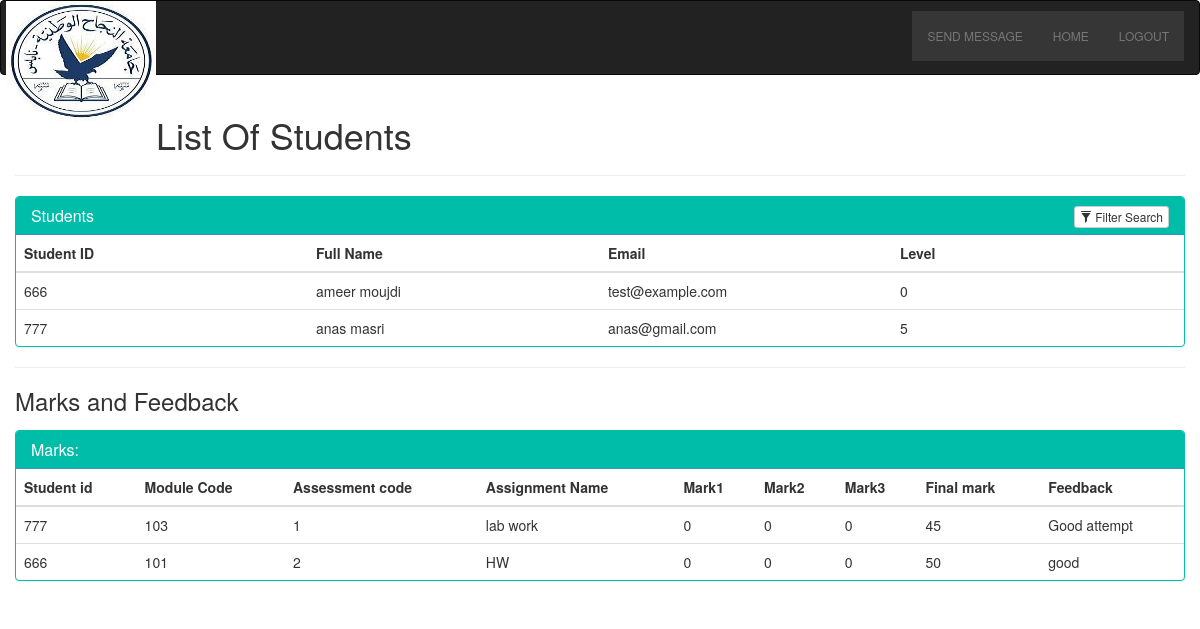
Page /prof/view-students.php on the committed database.
### tables this page shows
CREATE TABLE `users` (
  `id` varchar(8) NOT NULL,
  `name` varchar(25) NOT NULL,
  `surname` varchar(25) NOT NULL,
  `email` varchar(100) NOT NULL,
  `username` varchar(10) NOT NULL,
  `password` varchar(10) NOT NULL,
  `rank` varchar(15) NOT NULL,
  `level` int(1) NOT NULL
);

CREATE TABLE `marks` (
  `mark_id` int(9) NOT NULL,
  `module_code` varchar(9) NOT NULL,
  `assessment_code` varchar(9) NOT NULL,
  `sub_assessment` varchar(50) NOT NULL,
  `student_id` varchar(9) NOT NULL,
  `mark1` int(11) NOT NULL,
  `mark2` int(11) NOT NULL,
  `mark3` int(11) NOT NULL,
  `final_mark` int(5) NOT NULL,
  `engagement` varchar(20) NOT NULL,
  `feedback` varchar(255) NOT NULL
);

### prof/view-students.php (the view, shortened to what this page needs)
<!DOCTYPE html>
<html>
	<?php
		include "../includes/header.php";
		include "../includes/prof-navbar.php";
    include "../db_handler.php";
	?>
  <link rel="stylesheet" href="https://maxcdn.bootstrapcdn.com/bootstrap/3.3.7/css/bootstrap.min.css">
<head>
    <link rel="stylesheet" type="text/css" href="bootstrap/css/bootstrap.min.css"/>
</head>
<body>
<div class="container">
    <div class="row">
    	<h1>List Of Students</h1>
    	<hr>
        <div class="panel panel-primary filterable" style="border-color: #00bdaa;">
            <div class="panel-heading" style="background-color: #00bdaa;">
                <h3 class="panel-title">Students</h3>
                <div class="pull-right">
                    <button class="btn btn-default btn-xs btn-filter"><span class="glyphicon glyphicon-filter"></span> Filter Search</button>
                </div>
            </div>
            <table class="table">
                <thead>
                    <tr class="filters">
                        <th><input type="text" class="form-control" placeholder="Student ID" disabled></th>
                        <th><input type="text" class="form-control" placeholder="Full Name" disabled></th>
                        <th><input type="text" class="form-control" placeholder="Email" disabled></th>
                        <th><input type="text" class="form-control" placeholder="Level" disabled></th>
                    </tr>
                </thead>
                <tbody>
                    <?php
                        $output = '';
                        if(isset($_POST["query"]))
                        {
                         $search = mysqli_real_escape_string($conn, $_POST["query"]);
                         $query = "
                          SELECT * FROM users
                          WHERE name LIKE '%".$search."%'
                          OR surname LIKE '%".$search."%'
                          OR email LIKE '%".$search."%'
                          OR username LIKE '%".$search."%'
                          OR level LIKE '%".$search."%'
                         ";
                        }
                        else
                        {
                          $query = "SELECT * FROM users WHERE rank='student' ORDER BY name asc";
                        }
                        $result = mysqli_query($conn, $query);
                        if(mysqli_num_rows($result) > 0)
                        {
                         while($row = mysqli_fetch_array($result))
                         {
                          $output .= '
                           <tr>
                            <td>'.$row["id"].'</td>
                            <td>'.$row["name"]. ' ' .$row["surname"].'</td>
                            <td>'.$row["email"].'</td>
                            <td>'.$row["level"].'</td>
                           </tr>
                          ';
                         }
                         echo $output;
                        }
                    ?>
                    </tbody>
                </table>
            </div>
        <hr>
        <h3>Marks and Feedback</h3>
        <div class="panel panel-primary filterable" style="border-color: #00bdaa;">
            <div class="panel-heading" style="background-color: #00bdaa;">
                <h3 class="panel-title">Marks:</h3>
            </div>
            <table class="table">
                <thead>
                <tr class="filters">
                    <th>Student id</th>
                    <th>Module Code</th>
                    <th>Assessment code</th>
                    <th>Assignment Name</th>
                    <th>Mark1</th>
                    <th>Mark2</th>
                    <th>Mark3</th>
                    <th>Final mark</th>
                    <th>Feedback</th>
                </tr>
                </thead>
                <tbody>
                <?php
                $sql = "SELECT module_code, sub_assessment, final_mark, feedback FROM marks";
                $check = mysqli_query($conn, $sql);
                $acheck = mysqli_fetch_array($check);
                $mcode = $acheck['module_code'];
                $state = "SELECT module_name FROM module WHERE module_code = '$mcode'";
                $aresult = mysqli_query($conn, $state);
                $astate = "SELECT `module_code`, `assessment_code`, `sub_assessment`, `student_id`, `mark1`, `mark2`, `mark3`, `final_mark`, `feedback` FROM `marks` WHERE 1";
                $bresult = mysqli_query($conn, $astate);
                $output = '';
                while($row = mysqli_fetch_array($bresult)) {
                    $output .= '
	                    	<tr>
	                    	<td>'.$row["student_id"].'</td>
	                    	     <td>'.$row["module_code"].'</td>
		                    	<td>'.$row["assessment_code"].'</td>
		                    	<td>'.$row["sub_assessment"].'</td>
		                    	<td>'.$row["mark1"].'</td>
		                    	<td>'.$row["mark2"].'</td>
		                    	<td>'.$row["mark3"].'</td>
		                    	<td>'.$row["final_mark"].'</td>
		                    	<td>'.$row["feedback"].'</td>
		                    	</tr>
	                          ';
                    while($arow = mysqli_fetch_array($aresult)) {
                        $output .= '
		                          ';
                    }
                }
                echo $output;
                ?>
                </tbody>
            </table>
        </div>
    </div>
</body>
</html>

### includes/prof-navbar.php (style rules this page uses)
div { display: block; }

### prof/view-students.php (style rules this page uses)
.filterable { margin-top: 15px; }
.filterable .panel-heading .pull-right { margin-top: -20px; }
.filterable .filters input[disabled] { background-color: transparent; border: none; cursor: auto; box-shadow: none; padding: 0; height: auto; }

### rows in the picture
users: id "666", name "ameer", surname "moujdi", email "test@example.com", level "0"
users: id "777", name "anas", surname "masri", email "anas@gmail.com", level "5"
marks: student "777", module_code "103", assessment_code "1", sub_assessment "lab work", mark1 "0", mark2 "0", mark3 "0", final_mark "45", feedback "Good attempt"
marks: student "666", module_code "101", assessment_code "2", sub_assessment "HW", mark1 "0", mark2 "0", mark3 "0", final_mark "50", feedback "good"

### other values in the picture
$name "HOME"
$name "LOGOUT"
